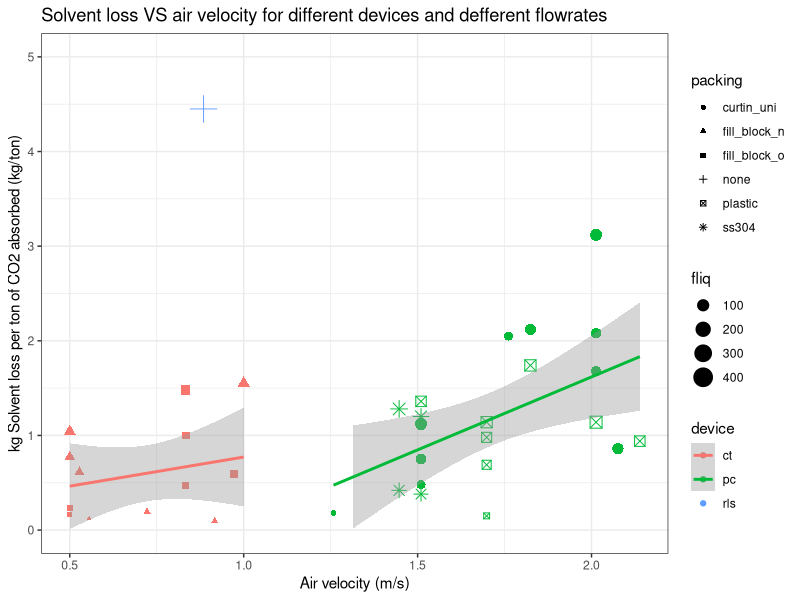

Reproduce this figure in R.
#new graphs from the averaged data
library(ggplot2)

avgdata <- read.csv('avgDriftForR.csv')
str(avgdata)
ggplot(data= avgdata, aes(x= vg, y= kgdriftpabs, color= device))+
  geom_point(aes(size= fliq, shape= packing))+
  ylim(c(0,5))+ 
  geom_smooth(method = 'lm')+
  theme_bw()+
  labs(title = 'Solvent loss VS air velocity for different devices and defferent flowrates', 
       x='Air velocity (m/s)', 
       y= 'kg Solvent loss per ton of CO2 absorbed (kg/ton)')
